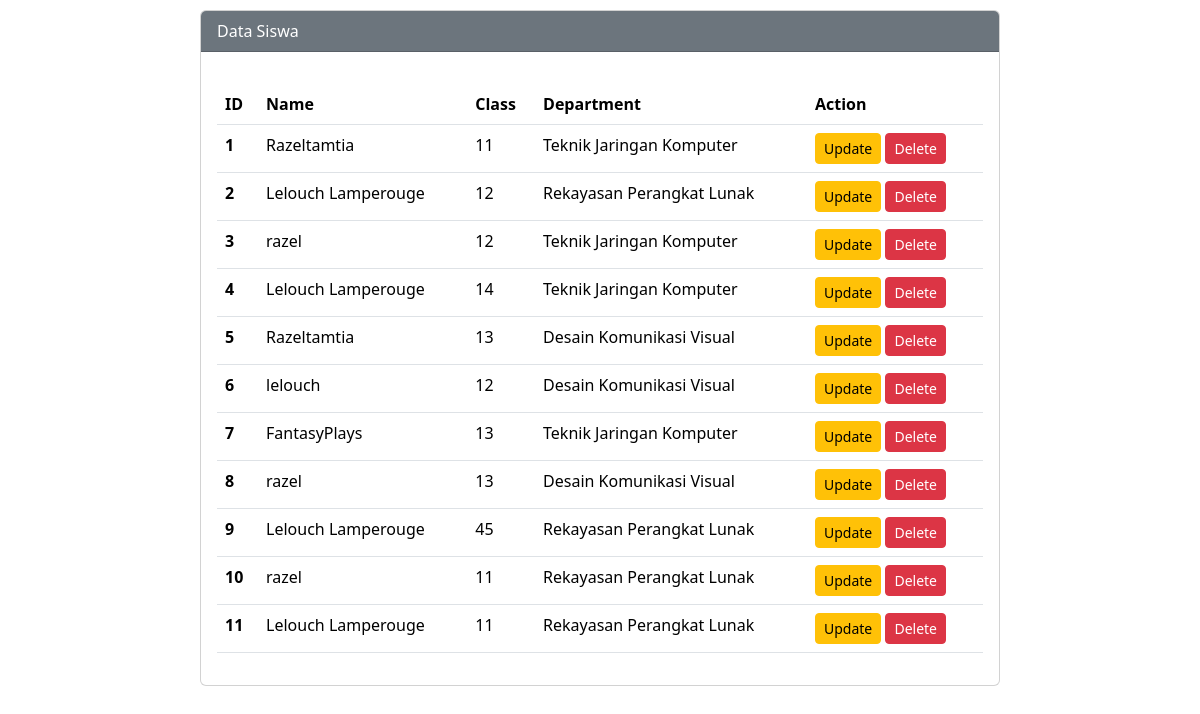
The page / on the database its author committed.
### tables this page shows
CREATE TABLE `users` (
  `id` int NOT NULL,
  `name` varchar(100) NOT NULL,
  `class` varchar(11) NOT NULL,
  `department` varchar(50) NOT NULL,
  `date_time` datetime NOT NULL DEFAULT CURRENT_TIMESTAMP
);

### index.php (the view, shortened to what this page needs)
<?php
include('connect.php');
?>
<!DOCTYPE html>
<html lang="en">
<head>
    <link href="https://cdn.jsdelivr.net/npm/bootstrap@5.3.3/dist/css/bootstrap.min.css" rel="stylesheet">
</head>
<body>
    <div class="mx-auto">
        <div class="card">
            <div class="card-header text-white bg-secondary">Data Siswa</div>
            <div class="card-body">
                <table class="table mt-3">
                    <thead>
                        <tr>
                            <th scope="col">ID</th>
                            <th scope="col">Name</th>
                            <th scope="col">Class</th>
                            <th scope="col">Department</th>
                            <th scope="col">Action</th>
                        </tr>
                    </thead>
                    <tbody>
                        <?php
                        $query = "SELECT * FROM users ORDER BY id DESC";
                        $stmt = mysqli_query($connect, $query);
                        $series = 1;
                        while ($sql = mysqli_fetch_array($stmt)) {
                            $id = $sql["id"];
                            $name = $sql["name"];
                            $class = $sql["class"];
                            $department = $sql["department"];
                        ?>
                            <tr>
                                <th scope="row"><?php echo $series++; ?></th>
                                <td><?php echo $name; ?></td>
                                <td><?php echo $class; ?></td>
                                <td><?php echo $department; ?></td>
                                <td>
                                    <a href="index.php?op=update&id=<?php echo $id; ?>" class="btn btn-warning btn-sm">Update</a>
                                    <a href="index.php?op=delete&id=<?php echo $id; ?>" class="btn btn-danger btn-sm" onclick="return confirm('Are you sure to delete this data?');">Delete</a>
                                </td>
                            </tr>
                        <?php
                        }
                        ?>
                    </tbody>
                </table>
            </div>
        </div>
    </div>
</body>
</html>

### index.php (style rules this page uses)
.mx-auto { max-width: 800px; }
.card { margin: 10px 0; }

### rows shown on the page
users: name "Razeltamtia", class "11", department "Teknik Jaringan Komputer"
users: name "Lelouch Lamperouge", class "12", department "Rekayasan Perangkat Lunak"
users: name "razel", class "12", department "Teknik Jaringan Komputer"
users: name "Lelouch Lamperouge", class "14", department "Teknik Jaringan Komputer"
users: name "Razeltamtia", class "13", department "Desain Komunikasi Visual"
users: name "lelouch", class "12", department "Desain Komunikasi Visual"
users: name "FantasyPlays", class "13", department "Teknik Jaringan Komputer"
users: name "razel", class "13", department "Desain Komunikasi Visual"
users: name "Lelouch Lamperouge", class "45", department "Rekayasan Perangkat Lunak"
users: name "razel", class "11", department "Rekayasan Perangkat Lunak"
users: name "Lelouch Lamperouge", class "11", department "Rekayasan Perangkat Lunak"
